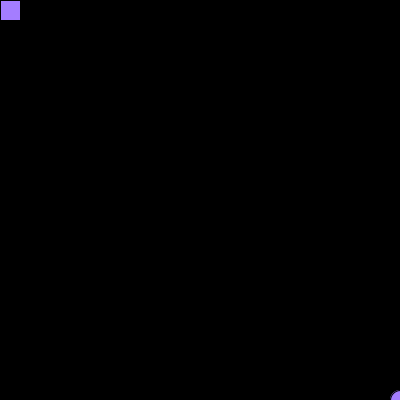
Frame 1 (no input)
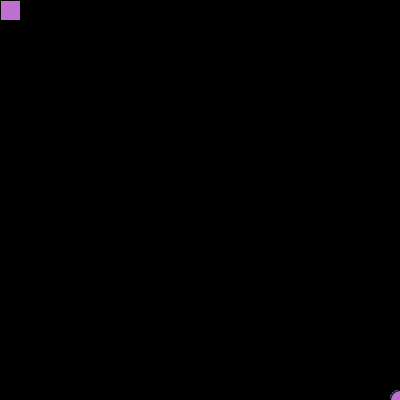
Frame 60 (the mouse pressed at the canvas centre just before this capture)
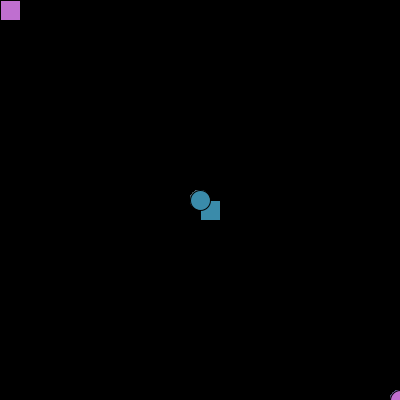
Frame 120 (the mouse held since frame 60 and released just before this capture)

The Processing sketch that drew these frames (run headless with seeded random() and noise(); from frame 60 on, the mouse is pressed at the canvas centre):

// Processing sketch: processing_12171
// ── processing_12171.pde

//Random colored Squares and Circles by Wainer
//September, 14 2010


void setup()

{
 size (400,400);
 background(0);
}

void draw()
{


    

 fill(random(0,255),random(100,200),random(2,250)+50);
 rect(mouseX,mouseY,20,20);
 ellipse(width-mouseX,height-mouseY,20,20);

 
  

  
}

  void mouseDragged()
  {
     fill(200,200,200); 
  rect(mouseX,mouseY,20,20);
  ellipse(width-mouseX,height-mouseY,20,20);
  }
  void mouseReleased()
  {
   background(0);
    
  }
